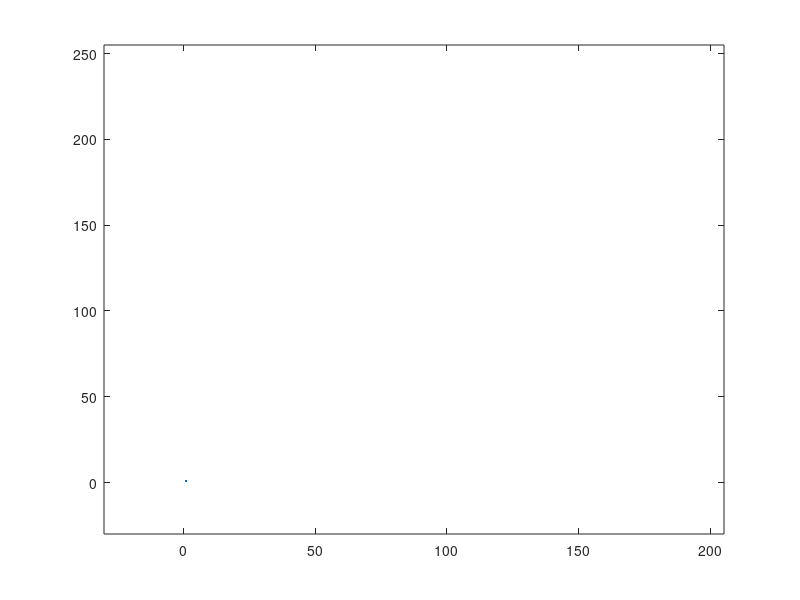

Recreate this plot in MATLAB. (Note: this script raises an error after producing the figure.)
function simNetworks()
% simNetworks
% Simulates and compares CEBCRA, DEBR, LEACH routing protocols for a given
% wireless sensor network. 
% 
% Functions:
% initializeNetwork
% setupCEBCRA
%
% Change Log
% 7/1/13 Function definitions, node parameters
% 7/9/13 Added plotNetworks
% 7/13/13 Updated plotNetworks


% parameters setup - these could be encapsulated in node function
% n is network structure for common parameters
n.numNodes=150; %500
n.numActiveNodes=n.numNodes;
n.numDeadNodes=0;
n.rxRate=10^6; %RX rate 1 Mbps
n.messageSize=500; %Byte, packet message size
n.packetHeaderSize=25; %Byte,packet header size
n.initialEnergy=2; %Joule, initial energy per node
n.maxDist=25; %25,30 neighbor dist, calc as max distance at fixed transmission energy
n.colorsCl=rand(180,3);
n.packetsToBS(1)=0;
n.activeNodes(1)=n.numNodes;
n.consumedEnergy(1)=0;
n.roundToNewCH=20;
n.DEBRsetup=0;

global MAXDIST;
MAXDIST=n.maxDist;

%initialize networks, nodes,
%same network used for all three 
n=initializeNetwork(n); %node locations, parameters, base station
nCEBCRA=n;
nDEBR=n;
nLEACH=n;
nLEACH=initializeNetworkLEACH(nLEACH);
clear n;

%separate figure number for each network
nCEBCRA.figNum=100; 
nDEBR.figNum=201;
nLEACH.figNum=302;


%select which protocol to run
%uncomment below, 1 at a time

round=1;
while 1
    disp(round)

    
    %CEBCRA
    if (round==1)||mod(round,nCEBCRA.roundToNewCH)==0
    nCEBCRA=setupCEBCRA(nCEBCRA);
    end
    nCEBCRA=steadyStateCEBCRA(nCEBCRA);
    plotNetwork(nCEBCRA);
    if (nCEBCRA.numDeadNodes>nCEBCRA.numNodes-10)
        break; 
    end
    


%     %LEACH
%     if (round==1)||mod(round,nLEACH.roundToNewCH)==0
%         nLEACH=setupLEACH(nLEACH,round);
%     end
%     nLEACH=steadyStateLEACH(nLEACH,round);
%     %plotNetwork(nLEACH);
%     if (nLEACH.numDeadNodes>nLEACH.numNodes-10)
%         break; 
%     end
    


%     %DEBR
%     if (round==1)
%     nDEBR=setupDEBR(nDEBR);
%     end
%     nDEBR=steadyStateDEBR(nDEBR);
%     if (nDEBR.numDeadNodes>nDEBR.numNodes-10)%&&(nDEBR.numDeadNodes==nDEBR.numNodes)&&(nLEACH.numDeadNodes==nLEACH.numNodes)
%         break; 
%     end
%      if (round==1000)||round==1100||round==1150||round==600||round==500; 
%         
%         d=2; %debugging
%     end
    
    round=round+1;
end
    
    
% calculate and saved results
if exist('nLEACH500.mat','file')
load('nLEACH500.mat');
x=length(fieldnames(n));
n.(['n' num2str(x+1)])=nLEACH;
save('nLEACH500.mat','n');
else
    n.n1=nLEACH;
save('nLEACH500.mat','n');
end
%calculateResults();
    

%%%%%%%%%%%%%%%%%%%%%%%%%%%%%%%%%%%%%%%%%%%%%%%%%%%%%%%%%%%%%%%%%%%%%%%%%
%%%%%%%%%%%%%%%%%%%%%%%%%%%%%%%%%%%%%%%%%%%%%%%%%%%%%%%%%%%%%%%%%%%%%%%%%
function n=initializeNetwork(n)
%initalize networks
x_max=200; %meters, square field
y_max=200; %meters, square field


%initialize nodes
for i=1:n.numNodes
    
    %location
    n.node(i).x=x_max*rand;
    n.node(i).y=y_max*rand;
    
    %initial energy
    n.node(i).energy=n.initialEnergy;
    
    % node type
    n.node(i).type='n'; %n- node, CH-cluster head
    
    % node status
    n.node(i).status='A'; %A-Alive or D-Dead
    
    % sda
end

%initialize base station
n.BS.x=175; %275 meters for 500
n.BS.y=225; %325meters


function n=initializeNetworkLEACH(n)
%extra parameters for LEACHinitalize networks

x_max=200; %meters, square field
y_max=200; %meters, square field
%initialize nodes
for i=1:n.numNodes

    n.node(i).C_i=1;
    n.node(i).C_i_counter=0;
    n.node(i).d_toCH=3*x_max;
    n.node(i).numNeighbors=0;

end



function plotNetwork(n)
%plots alive and dead Nodes, BS,
% add energy and data packets sent plot
%possibly animate message sent for demo

colorsCl=n.colorsCl;
% colorsCl(1,:)=[0 0 0];
% for i=2:30
%     colorsCl(i,:)=colorsCl(i-1,:)+[1/35 1/35 0];
% end

figure(n.figNum); hold off;
plot(1,1); hold on;
xlim([-30 n.BS.x+30]);
ylim([-30 n.BS.y+30]);

%Cluster heads to base station plot
plot(n.BS.x,n.BS.y,'gX');
plot(n.BS.x,n.BS.y,'gO');
for i=1:n.numNodes
    iCH=find(n.CH==n.node(i).CH);
    ncolor=colorsCl(iCH,:);
    %If Node is alive, color is blue; if dead, red
    if strcmp(n.node(i).status,'A')
        % nodes are 'x's and CH are 'o's
        if strcmp(n.node(i).type,'CH')
            plot(n.node(i).x,n.node(i).y,'bo','linewidth',2);%,'color',ncolor);
            plot(n.node(i).x,n.node(i).y,'bx','linewidth',2);%,'color',ncolor);
        else
            plot(n.node(i).x,n.node(i).y,'bo','color',ncolor);
        end
    else
        plot(n.node(i).x,n.node(i).y,'rx','color',[1 0 0]);
    end
end
hold off;
% xlabel('X (m)','FontSize',12,'FontWeight','bold')
% ylabel('Y (m)','FontSize',12,'FontWeight','bold')

figure(n.figNum+1); 
subplot(2,1,1); hold on;
plot(n.packetsToBS)
xlabel('Round')
ylabel('Packets to BS')
subplot(2,1,2); hold on;
plot(n.activeNodes)
xlabel('Round')
ylabel('Active Nodes')



%%%%%%%%%%%%%%%%%%%%%%%%%%%%%%%%%%%%%%%
%CEBRCA%%%%%%%%%%%%%%%%%%%%%%%%%%%%%%%%%%
function n=setupCEBCRA(n)
%Setup cluster head selection using TDMA, cluster setup 
%input: Residual Energy nodes 
%output: Nodes as CH or Cluster member

% clear previous clusterheads
n.CH=[];

%setp 1: node i transmits HELLO message to all sensor nodes in range
%also clear old costs, weights
for i=1:n.numNodes
    n.node(i).weight=0;
    n.node(i).cost=[];
    n.node(i).neighbor=[];
    n.node(i).CH=0;
    
    % if node doesn't have enough energy to TX, node is dead
    if (n.node(i).energy<.09)
        
        if strcmp(n.node(i).status,'A')
            n.node(i).status='D';
            n.numDeadNodes=n.numDeadNodes+1;
        end
        
    else
        
        %step 2: node i counts all received HELLO messages and calcs W(n)
        nCount=0;
        for ii=1:n.numNodes
            if (i~=ii)&&(sqrt((n.node(i).x-n.node(ii).x)^2+(n.node(i).y-n.node(ii).y)^2)<n.maxDist)
                nCount=nCount+1;
                n.node(i).neighbor(nCount)=ii;
            end
        end
        n.node(i).energy=n.node(i).energy-transmitEnergy(); %fixed power Tx
        n.node(i).energy=n.node(i).energy-nCount*receiveEnergy();
        
        
        n.node(i).weight=(n.node(i).energy)^2/nCount;
    end
end

%step 3: node i broadcast W(n) and receives W(n) for all neighbors
%step 4: set flag
%step 5: Receive neighbors weights and compare to W(n), if neighbor > node
%i gives up CH
%step 6: if flag==1, declare self as CH, recieve join requests, else
%recieve join advertise rquest from CH, cal cost of each CH and CH with
%highest cost
nCH=1;
for i=1:n.numNodes
    if strcmp(n.node(i).status,'A')
        flag=1;
        for ii=1:length(n.node(i).neighbor)
            iNeighbor=n.node(i).neighbor(ii);
            if (n.node(i).weight<n.node(iNeighbor).weight)
                n.node(i).type='n'; flag=0; break;
            end
        end
        %declare CH and
        if flag
            n.node(i).type='CH';
            n.node(i).CH=i;
            n.node(i).msgBuffer=0; %num of message in Buffer
            n.CH(nCH)=i;
            nCH=nCH+1;
        end
    end
end

for i=1:n.numNodes
    if strcmp(n.node(i).status,'A')
    if strcmp(n.node(i).type,'CH')
        %disp('Broadcast join request');
        n.node(i).energy=n.node(i).energy-transmitEnergy(); %fixed power Tx
    else
        distBS=sqrt((n.node(i).x-n.BS.x)^2+(n.node(i).y-n.BS.y)^2);
        for ii=1:length(n.CH)
            iiCH=n.CH(ii);
            distCH=sqrt((n.node(i).x-n.node(iiCH).x)^2+(n.node(i).y-n.node(iiCH).y)^2);
            n.node(i).cost(ii)=n.node(i).energy*distBS/distCH;
        end
        [cMax iCH]=max(n.node(i).cost);
        n.node(i).CH=n.CH(iCH);
    end
    end
end
if length(n.CH)<3
x=1;
end


function n=steadyStateCEBCRA(n)
%steady state operation for CEBCRA
%input: residual energies of all CH from neighbors
%       distance C to BS and all Ch from neightbors
%output: next hop relay node of C

% TDMA Schedule section - simplified for simulation
% assume each cluster is well behaved and no error in TX/RX
%receive data from local cluster
for i=1:n.numNodes
    if strcmp(n.node(i).status,'A')
    %send message to CH
    if ~strcmp(n.node(i).type,'CH')
        iCH=n.node(i).CH; %CH index of node i
        n.node(i).energy=n.node(i).energy-transmitEnergy(n.node(i),n.node(iCH));
        %n.node(i).energy=n.node(i).energy-transmitEnergy();
        n.node(iCH).energy=n.node(iCH).energy-receiveEnergy();
        n.node(iCH).msgBuffer=n.node(iCH).msgBuffer+1;
    else
        n.node(i).msgBuffer=n.node(i).msgBuffer+1;
    end
    
    end
end

%aggregate data
for i=1:length(n.CH)
    iCH=n.CH(i);
    n.node(iCH).energy=n.node(iCH).energy-aggEnergy(n.node(iCH).msgBuffer);
end

% select relay CH node 
minDist=10000; closestCH=1;%n.CH(1);
for i=1:length(n.CH)
    relay=0;%node 0 is BS
    iCH=n.CH(i);
    %n.node(iCH).relay=re;%node 0 is BS
    costRelay=1/transmitEnergy(n.node(iCH),n.BS);
    dBS=distance(n.node(iCH),n.BS);
    if dBS<minDist; minDist=dBS; closestCH=iCH;end
    if dBS<2*n.maxDist
    for ii=1:length(n.CH)
        if i~=ii
            iiCH=n.CH(ii);
            costRelayii=n.node(iiCH).energy/(transmitEnergy(n.node(iCH),n.node(iiCH))* ...
                (transmitEnergy(n.node(iiCH),n.BS)+receiveEnergy()));
                %dRtoBS=distance(n.node(iiCH),n.BS); 
            if (costRelayii>costRelay)%&&(dRtoBS<dBS)
                relay=iiCH;
                costRelay=costRelayii;
                %if self is selected, tx to BS
                if i==ii
                    relay=0;
                end
            end
        end
    end
    end

    n.node(iCH).relay=relay;
end
n.node(closestCH).relay=0;

%relay data to BS
relayToBS=1;
packetsToBS=0;
rcount=0;
while relayToBS
    %for each CH, relay msg to next hop
    numTX=0;
    for i=1:length(n.CH)
        iCH=n.CH(i);
        numMsg=n.node(iCH).msgBuffer;
        if numMsg~=0
        %TX messages to next hop relay
        %for ii=1:length(n.node(iCH).msgBuffer)
            if n.node(iCH).relay==0 
                % BS is relay 0, send msg directly to BS
                n.node(iCH).energy=n.node(iCH).energy-transmitEnergy(n.node(iCH),n.BS);%add numMsg*
                %n.node(iCH).energy=n.node(iCH).energy-numMsg*transmitEnergyCEBCRA(n.node(iCH),n.BS);
                n.node(iCH).msgBuffer=0;
                packetsToBS=packetsToBS+numMsg;
            else
                % relay message to relay node,
                iRelay=n.node(iCH).relay;
                %n.node(iCH).energy=n.node(iCH).energy-numMsg*transmitEnergyCEBCRA(n.node(iCH),n.node(iRelay));
                n.node(iCH).energy=n.node(iCH).energy-transmitEnergy(n.node(iCH),n.node(iRelay));%add numMsg*
                n.node(iRelay).energy=n.node(iRelay).energy-numMsg*receiveEnergy();
                n.node(iCH).msgBuffer=0;
                n.node(iRelay).msgBuffer=n.node(iRelay).msgBuffer+numMsg;
            end
        else
            numTX=numTX+1;
        end
            
       % end
        
    end
    rcount=rcount+1;
    % if all TX received, end steady state
    if numTX==length(n.CH); break; end
    if rcount>1000; break; end
    
end

%update protocol performance measurements
n.packetsToBS(length(n.packetsToBS)+1)=n.packetsToBS(length(n.packetsToBS))+packetsToBS;
n.activeNodes(length(n.activeNodes)+1)=n.numNodes-n.numDeadNodes;
sumE=0;
for i=1:n.numNodes
   if (n.node(i).energy)>0
    sumE=sumE+n.node(i).energy;
    end
end
n.consumedEnergy(length(n.consumedEnergy)+1)=(n.initialEnergy*n.numNodes-sumE);
%n.consumedEnergy(length(n.consumedEnergy)+1)=n.consumedEnergy(length(n.consumedEnergy))+(n.initialEnergy*n.numNodes-sumE);
%n.consumedEnergy(length(n.consumedEnergy))+(n.initialEnergy*n.numNodes-sumE)


%%%%%%%%%%%%%%%%%%%%%%%%%%%%%%%%%%%%%%%%%%
%LEACH%%%%%%%%%%%%%%%%%%%%%%%%%%%%%%%%%%%
function n=setupLEACH(n,r)
N=n.activeNodes(r);
if N~=0
M=200;
epsilon_fs=10*10^-12; %J/bit/m^2
epsilon_mp=0.0013*10^-12; %J/bit/m^4
d_toBS=sqrt((175-M/2)^2+(225-M/2)^2);
k_opt=(N*epsilon_fs*M^2/(2*pi*epsilon_mp*d_toBS^4))^0.5;
k=k_opt;
%{
% In this paper,
%we assume these parameters are programmed into the nodes a
%priori. However, this approach does not work well in dynamic
%networks.

E_CH=l*E_elec*(N/k-1)+l*E_DA*N/k+l*E_elec+l*epsilon_mp*d_toBS^2
E_nonCH=l*E_elec+l*epsilon_fs*d_toCH^2
E_nonCH=l*E_elec+l*epsilon_fs*(M^2/(2*pi*k))^2

k_opt=(N*epsilon_fs*M^2/(2*pi*epsilon_mp*d_toBS^4))^0.5
%}
E_total=0;
for i=1:n.numNodes
    if strcmp(n.node(i).status,'A')
        E_total=E_total+n.node(i).energy;
    end
end
for i=1:n.numNodes
    if (n.node(i).energy<.2)&&strcmp(n.node(i).status,'A')
        n.node(i).status='D'; n.numDeadNodes=n.numDeadNodes+1;
    end
    if strcmp(n.node(i).status,'A')
        % Assign to nodes probability of becoming a CH.
        n.node(i).P_i=min(k*n.node(i).energy/E_total,1);
        %{
        if n.node(i).C_i==1
            n.node(i).P_i=1/(N/k-mod(r,N/k)); % r is round number
        elseif n.node(i).C_i==0
            n.node(i).P_i=0;
        end
        %}
    end
end
% Select CHs
nCH=0;
n.CH=[];
w=1;
while nCH==0 %ensure at least one CH exists.
    count=0;
    for i=1:n.numNodes
        n.node(i).CH=0;
        if strcmp(n.node(i).status,'A')
            count=count+1;
            if rand<n.node(i).P_i
                n.node(i).type='CH';
                n.node(i).CH=i;
                nCH=nCH+1;
                n.CH(nCH)=i;
                n.node(i).C_i=0;
                n.node(i).C_i_counter=mod(r,N/k); 
                n.node(i).energy=n.node(i).energy-transmitEnergyLEACH(); %advertisement message via non-persistent CSMA
            else
                n.node(i).type='n';
            end
        end
    end
    if count==0 %no alive nodes
        break
    end
    w=w+1;
    if w>10000
        %no nodes with enough energy to be CH for next round, return
        n.numDeadNodes=n.numNodes;
        xxxx=1;
        return;
    end
end
% Update counters for determining probabilities of becoming a CH.
for i=1:n.numNodes
    n.node(i).C_i_counter=max(n.node(i).C_i_counter-1,0);
    if n.node(i).C_i_counter==0
        n.node(i).C_i=1;
    end
end
try
% Nodes choose CHs
for i=1:n.numNodes %for each node
    n.node(i).d_toCH=300;
    if strcmp(n.node(i).status,'A') %that's alive
        for ii=1:n.numNodes % iterate through
            %ii
            if (strcmp(n.node(ii).status,'A'))&&(strcmp(n.node(ii).type,'CH'))&&(ii~=i) %alive CHs excluding self,
                d_toCH2=sqrt((n.node(i).x-n.node(ii).x)^2+(n.node(i).y-n.node(ii).y)^2); %calculate distance to them,
                n.node(i).energy=n.node(i).energy-receiveEnergyLEACH(1); %(receives signal from all CHs)
                %n.node(i).d_toCH
                if d_toCH2<n.node(i).d_toCH %if currently its the closest, %have to initialize to 2*M?
                    n.node(i).d_toCH=d_toCH2; %update minimum distance
                    n.node(i).CH=ii; %and select as new CH.
                end
            end
        end
        n.node(n.node(i).CH).numNeighbors=n.node(n.node(i).CH).numNeighbors+1; %increment size of CH's neighbors list %have to initialize at 0?
        n.node(n.node(i).CH).neighbors(n.node(n.node(i).CH).numNeighbors)=i; %append node ID to CH's neighbors list
        n.node(i).energy=n.node(i).energy-transmitEnergyLEACH(n.node(i),n.node(n.node(i).CH),1); %decrease energy from transmission from node to CH
        n.node(n.node(i).CH).energy=n.node(n.node(i).CH).energy-receiveEnergyLEACH(1); %decrease energy from receiving
    end
end
catch
    dd=2;
end
end

function n=steadyStateLEACH(n,r)
if n.numNodes==n.numDeadNodes;return;end
N=n.activeNodes(r);
if N~=0
for i=1:n.numNodes %for each node
    if strcmp(n.node(i).status,'A')&&(strcmp(n.node(i).type,'CH')) %that's an alive CH
        n.node(i).energy=n.node(i).energy-transmitEnergyLEACH(); %set up TDMA schedule and transmit it
        for ii=1:n.node(i).numNeighbors
            n.node(n.node(i).neighbors(ii)).energy=n.node(n.node(i).neighbors(ii)).energy-receiveEnergyLEACH(1); %receive TDMA schedule
            n.node(n.node(i).neighbors(ii)).energy=n.node(n.node(i).neighbors(ii)).energy-transmitEnergyLEACH(n.node(i),n.node(n.node(i).neighbors(ii)),0); %transmit sensor data
        end
        n.node(i).energy=n.node(i).energy-receiveEnergyLEACH(0)*n.node(i).numNeighbors; %receives data from sensors
        n.node(i).energy=n.node(i).energy-aggregateDataEnergyLEACH(n.node(i).numNeighbors); %aggregate data
        n.node(i).energy=n.node(i).energy-transmitEnergyLEACH(n.node(i),n.BS,0); %and send to BS
    end
end
packetsToBS=N;
n.packetsToBS(length(n.packetsToBS)+1)=n.packetsToBS(length(n.packetsToBS))+packetsToBS;
n.activeNodes(length(n.activeNodes)+1)=n.numNodes-n.numDeadNodes;
sumE=0;
for i=1:n.numNodes
    if (n.node(i).energy)>0
    sumE=sumE+n.node(i).energy;
    end
end
n.consumedEnergy(length(n.consumedEnergy)+1)=(n.initialEnergy*n.numNodes-sumE);
end


%%%%%%%%%%%%%%%%%%%%%%%%%%%%%%%%%%%%%%%%%%%%
%%%%%%DEBR%%%%%%%%%%%%%%%%%%%%%%%%%%%%%%%%
function n=setupDEBR(n)
%step 1: node i determines power to base station

for i=1:n.numNodes
    n.node(i).ECik=[];      %Energy Cost node i to neighbor node k
    n.node(i).ECkbs=[];     %Energy Cost node k to BS
    n.node(i).Kenergy=[];   %Energy at node k
    n.node(i).TEC=[];       %Total Energy Cost for each path node i to BS
    n.node(i).neighbor=[];
    n.node(i).distBS=distance(n.node(i),n.BS);
    n.node(i).ECbs=transmitEnergy(n.node(i),n.BS,500);%energy from node i to base station
    
    % if node doesn't have enough energy to TX, node is dead
    if (n.node(i).energy<.01)
        if strcmp(n.node(i).status,'A')
            n.node(i).status='D';
            n.numDeadNodes=n.numDeadNodes+1;
        end
        
    else
        %step 2: node i counts all received SETUP messages and distance to
        %neighbors
        nCount=0;
        for ii=1:n.numNodes
            if (i~=ii)&&(sqrt((n.node(i).x-n.node(ii).x)^2+(n.node(i).y-n.node(ii).y)^2)<n.maxDist)
                nCount=nCount+1;
                n.node(i).neighbor(nCount)=ii;
                n.node(i).ECik(nCount)=transmitEnergy(n.node(i),n.node(ii),500);
                %ECik is Energy Cost from node i to neighbor node k
            end
        end
        n.node(i).energy=n.node(i).energy-transmitEnergy(); %fixed power Tx
        n.node(i).energy=n.node(i).energy-nCount*receiveEnergy();
    end
    
end
%step 3: Initialize Energy Cost Tables
for i=1:n.numNodes
    n.node(i).TEC(1)=n.node(i).ECbs/n.node(i).energy;
    for ii=1:size(n.node(i).neighbor,2)
        n.node(i).ECkbs(ii)=n.node(n.node(i).neighbor(ii)).ECbs;
        n.node(i).Kenergy(ii)=n.node(n.node(i).neighbor(ii)).energy;
        n.node(i).TEC(ii+1)=(n.node(i).ECik(ii)/n.node(i).energy)+(n.node(i).ECkbs(ii)/n.node(i).Kenergy(ii));
    end
end

function n=steadyStateDEBR(n)
%steady state operation for DEBR
%input: residual energies of all neighbors
%Node i selects node k as best candidate to send data
%If node i is best candidate, or ties for best candidate, send data direct
%to BS.
%If multiple best candidates exist, arbitrarily pick one
%update TEC tables after each Tx.
%A=[];
%for i=1:n.numNodes
%    [~,I]=min(n.node(i).TEC);
    
%    if I~=1
%        A(1,i)=n.node(i).neighbor(I-1);
%        [~,II]=min(n.node(n.node(i).neighbor(I-1)).TEC);
%        if II~=1
%            A(2,i)=n.node(n.node(i).neighbor(I-1)).neighbor(II-1);
%        else
%            A(2,i)=0;
%        end    
%    else    
%        A(1,i)=0;
%        A(2,i)=0;    
%    end   
%    if i-A(2,i)==0
%        A(3,i)=888;
%    end    
%end

loopCount=0; %debug
t2flag=0;t3flag=0;%debug
for i=1:n.numNodes
    % if node doesn't have enough energy to TX, node is dead
    if (n.node(i).energy<.25)
        if strcmp(n.node(i).status,'A')
            n.node(i).status='D';
            n.node(i).ECik=ones(size(n.node(i).ECik));
            n.numDeadNodes=n.numDeadNodes+1;
        end
        
    else
    if strcmp(n.node(i).status,'A')
        [~,I]=min(n.node(i).TEC);   %find position of lowest TEC for node i
        if I~=1                     %If Tx to node k, subtract energy from node i to node k with lowest TEC
            t=i;t1=0;t2=0;%debug
                                    %  [~,I]=min(n.node(t).TEC);
            while I~=1
               try
                loopCount=loopCount+1;
                n.node(t).energy=n.node(t).energy-n.node(t).ECik(I-1); %reduce node i by ECik
                %For each neighbor node k, reduce energy for Rx
                %For node i, update new Kenergy & TEC values
                for ii=1:size(n.node(t).neighbor,2) 
                    n.node(n.node(t).neighbor(ii)).energy=n.node(n.node(t).neighbor(ii)).energy-receiveEnergy();
                    n.node(t).Kenergy(ii)=n.node(n.node(t).neighbor(ii)).energy;
                    n.node(t).TEC(ii+1)=(n.node(t).ECik(ii)/n.node(t).energy)+(n.node(t).ECkbs(ii)/n.node(t).Kenergy(ii));
                    %For each neighbor k, update Kenergy & TEC values
                    for iii=1:size(n.node(n.node(t).neighbor(ii)).neighbor,2)
                        n.node(n.node(t).neighbor(ii)).Kenergy(iii)=n.node(t).energy;
                        n.node(n.node(t).neighbor(ii)).TEC(iii+1)= ...
                            (n.node(n.node(t).neighbor(ii)).ECik(iii)/n.node(n.node(t).neighbor(ii)).energy)+...
                            (n.node(n.node(t).neighbor(ii)).ECkbs(iii)/n.node(n.node(t).neighbor(ii)).Kenergy(iii));
                    end 
                end
    %            t2=t1;
    %            t1=t;
                t=n.node(t).neighbor(I-1);
                [~,I]=min(n.node(t).TEC);
    %            if t2==t
    %                t2flag=t2flag+1;t2a=t2;
    %                if n.node(t).TEC(1)-min(n.node(t).TEC)<0.0001
    %                    I=1;t3flag=t3flag+1;
    %                else   
    %                    [~,I]=min(n.node(t).TEC);
    %                end
    %            end
               catch errorMsg
                   disp(errorMsg)
                   n.node(i).energy=n.node(i).energy-n.node(i).ECbs;
                   break;
               end
               if loopCount>500;
                   n.node(i).energy=n.node(i).energy-n.node(i).ECbs;
                   break;
                   
               end
           end    
       else      %If lowest TEC is direct to BS,subtract energy to BS
           try
           n.node(i).energy=n.node(i).energy-n.node(i).ECbs;
           %For each neighbor node k, reduce energy for Rx
                %For node i, update new Kenergy & TEC values
                for ii=1:size(n.node(i).neighbor,2) 
                    n.node(n.node(i).neighbor(ii)).energy=n.node(n.node(i).neighbor(ii)).energy-receiveEnergy();
                    n.node(i).Kenergy(ii)=n.node(n.node(i).neighbor(ii)).energy;
                    n.node(i).TEC(ii+1)=(n.node(i).ECik(ii)/n.node(i).energy)+(n.node(i).ECkbs(ii)/n.node(i).Kenergy(ii));
                    %For each neighbor k, update Kenergy & TEC values
                    for iii=1:size(n.node(n.node(i).neighbor(ii)),2)
                        n.node(n.node(i).neighbor(ii)).Kenergy(iii)=n.node(i).energy;
                        n.node(n.node(i).neighbor(ii)).TEC(iii+1)= ...
                            (n.node(n.node(i).neighbor(ii)).ECik(iii)/n.node(n.node(i).neighbor(ii)).energy)+...
                            (n.node(n.node(i).neighbor(ii)).ECkbs(iii)/n.node(n.node(i).neighbor(ii)).Kenergy(iii));
                    end 
                end
      %          for ii=1:size(n.node(i).neighbor,2) %Subtract Rx energy for each neighbor k
      %          n.node(n.node(i).neighbor(ii)).energy=n.node(n.node(i).neighbor(ii)).energy-receiveEnergy();
      %          %For each neighbor k, update Kenergy & TEC for Tx node i
      %          for iii=1:size(n.node(n.node(i).neighbor(ii)),2)
      %              if n.node(n.node(i).neighbor(ii)).neighbor(iii)==i
      %                 n.node(n.node(i).neighbor(ii)).Kenergy(iii)=n.node(i).energy;
      %                 n.node(n.node(i).neighbor(ii)).TEC(iii+1)=...
      %                 (n.node(i).ECik(iii)/n.node(i).energy)+...
      %                 (n.node(i).ECkbs(iii)/n.node(i).Kenergy(iii));
      %              end
      %          end
       %    end
           catch eMsg
               disp(eMsg)
           end
       end     
    end
    end  
end

%update protocol performance measurements
n.packetsToBS(length(n.packetsToBS)+1)=n.packetsToBS(length(n.packetsToBS))-(n.numNodes-n.numDeadNodes);
n.activeNodes(length(n.activeNodes)+1)=n.numNodes-n.numDeadNodes;
sumE=0;
for i=1:n.numNodes
    if (n.node(i).energy)>0
    sumE=sumE+n.node(i).energy;
    end
end
n.consumedEnergy(length(n.consumedEnergy)+1)=(n.initialEnergy*n.numNodes-sumE);




%%%%%%%%%%%%%%%%%%%%%%%%%%%%%%%%%%%%%%%%%%%
%Auxiliary Functions%%%%%%%%%%%%%%%%%%%%%%%
function energy=transmitEnergy(node1,node2,packetlength)
%energy cost (J) to transmit 500 byte message from node1 to node 2
%input example e=transmitEnergyCost(n.node(1),n.BS)

Eelec=50*10^-9; %50 nJ/bit
efs=10*10^-12; %10 pJ/bit/m^2
emp=.0013*10^-12; %pJ/bit/m^4
d0=sqrt(efs/emp);

if nargin<2
    %fixed energy transmission to send Hello to neighbors
    global MAXDIST; % 25 m
    energy=(8*25)*Eelec+(8*25)*efs*MAXDIST^2;
else
    if nargin==3
        len=packetlength;
    else
        len=500;
    end
    %d0 - free space model threshold, 40 m
    %d<do uses freespace , d>d0 multipath
    d=sqrt((node1.x-node2.x)^2+(node1.y-node2.y)^2);
    if d<d0
        energy=(8*len)*Eelec+(8*len)*efs*d^2;
    else
        energy=(8*len)*Eelec+(8*len)*emp*d^4;
    end
end


function energy=receiveEnergy()
%energy cost to transmit from node1 to node 2
%input example e=transmitEnergyCost(n.node(1),n.BS)
%update later

Eelec=50*10^-9; %50 nJ/bit
energy=(8*500)*Eelec;
%energy=50*0.000000001*sqrt((node1.x-node2.x)^2+(node1.y-node2.y)^2);

function d=distance(n1,n2)
d=sqrt((n1.x-n2.x)^2+(n1.y-n2.y)^2);


function energy=aggEnergy(nsignal)
%energy cost (J) to transmit 500 byte message from node1 to node 2
%Data aggrated message at CH
%input example e=transmitEnergyCost(n.node(1),n.BS)

Eda=5*10^-9; %nJ/bit/signal
energy=(8*500)*Eda*nsignal;


function energy=transmitEnergyLEACH(node1,node2,messageType)
%bandwidth=1; %Mb/s
dataMessage=500; %bytes
packetHeader=25; %bytes
if nargin==0
    messageType=1;
end
if messageType==0 %data
    l=(dataMessage+packetHeader)*8; %bits
elseif messageType==1 %logistical stuff
    l=(packetHeader)*8;
end
E_elec=50*10^-9; % J/bit
epsilon_fs=10*10^-12; %J/bit/m^2
epsilon_mp=0.0013*10^-12; %J/bit/m^4
d_o=sqrt(epsilon_fs/epsilon_mp);
if nargin==0
    d=200*2^.5; %guess?? how much energy for broadcast? max dist?
else
    d=sqrt((node1.x-node2.x)^2+(node1.y-node2.y)^2);
end
if d<d_o
	% free space (fs) model
	E_Tx=l*E_elec+l*epsilon_fs*d^2;
else
	% multipath (mp) model
	E_Tx=l*E_elec+l*epsilon_mp*d^4;
end
energy=E_Tx;

function energy=receiveEnergyLEACH(messageType)
dataMessage=500; %bytes
packetHeader=25; %bytes
if messageType==0 %data
    l=(dataMessage+packetHeader)*8; %bits
elseif messageType==1 %for TDMA
    l=(packetHeader)*8;
end
E_elec=50*10^-9; % J/bit
E_Rx=l*E_elec;
energy=E_Rx;

function energy=aggregateDataEnergyLEACH(numNeighbors)
dataMessage=500; %bytes
packetHeader=25; %bytes
l=(dataMessage+packetHeader)*8; %bits
E_DA=5*10^-9; % J/bit/signal
energy=l*E_DA*(numNeighbors+1); %aggregating data from all members of the cluster

